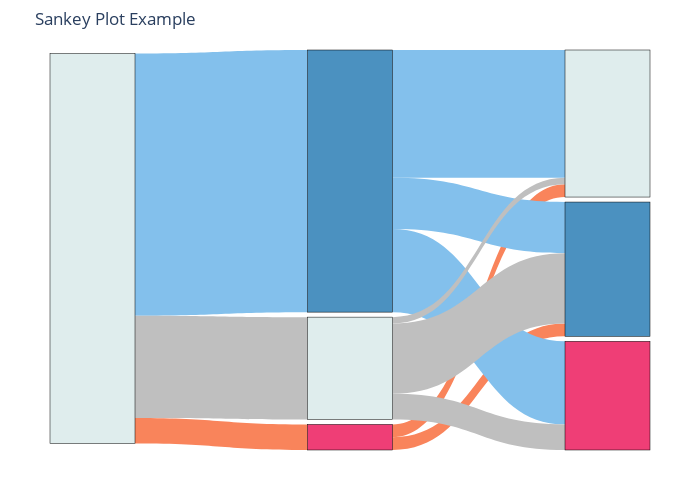

Notebook code cell kept with this figure:
### Code cell
# sankey plots of metabolites

import plotly.graph_objects as go

# Define the nodes and links of the Sankey plot
label = ["Control", "Increase", "Decrease", "No Change", "Increase", "Decrease", "No Change"]

link_colors = ["#F9845B", "#83C0EC", "#BFBFBF", "#F9845B", "#F9845B", "#F9845B", "#83C0EC", "#83C0EC", "#83C0EC", "#BFBFBF", "#BFBFBF", "#BFBFBF"]
# Create the Sankey plot
fig = go.Figure(data=[go.Sankey(
    node=dict(
        pad=5,
        thickness=85,
        line=dict(color="black", width=0.5),
        label=["", "", "", "","", "", ""]
    ),
    link=dict(
        source=source,
        target=target,
        value=value,
        color=link_colors  # Set default color to blue
    ))])
# Customize the plot layout
fig.update_layout(
    title="Sankey Plot Example",
    font=dict(size=12),
    height=500,
    width=700,
    margin=dict(l=50, r=50, t=50, b=50),
    colorway=["#D7E9E9","#EB0E54", "#1F76B1", "#D7E9E9","#EB0E54", "#1F76B1","#D7E9E9" ]  # Set custom colors
)
# Define the file path to save the plot
file_path = os.path.join(os.getcwd(), "D:\\project7_SMAD\\figure_3_macro_clustering_analysis\\sankey_meta.svg")

# Save the plot as a TIFF file to the specified path
fig.write_image(file_path, format='svg')
# Display the plot
fig.show()

### Figure 1 — Plotly figure (JSON) as saved in the notebook; plotly's stock layout.template omitted (floating-point values rounded to 4 significant figures)
{"data": [{"link": {"color": ["#F9845B", "#83C0EC", "#BFBFBF", "#F9845B", "#F9845B", "#F9845B", "#83C0EC", "#83C0EC", "#83C0EC", "#BFBFBF", "#BFBFBF", "#BFBFBF"], "source": [0, 0, 0, 1, 1, 1, 2, 2, 2, 3, 3, 3], "target": [1, 2, 3, 4, 5, 6, 4, 5, 6, 4, 5, 6], "value": [4, 41, 16, 0, 2, 2, 13, 8, 20, 4, 11, 1]}, "node": {"label": ["", "", "", "", "", "", ""], "line": {"color": "black", "width": 0.5}, "pad": 5, "thickness": 85}, "type": "sankey"}], "layout": {"colorway": ["#D7E9E9", "#EB0E54", "#1F76B1", "#D7E9E9", "#EB0E54", "#1F76B1", "#D7E9E9"], "font": {"size": 12}, "height": 500, "margin": {"b": 50, "l": 50, "r": 50, "t": 50}, "title": {"text": "Sankey Plot Example"}, "width": 700}}
